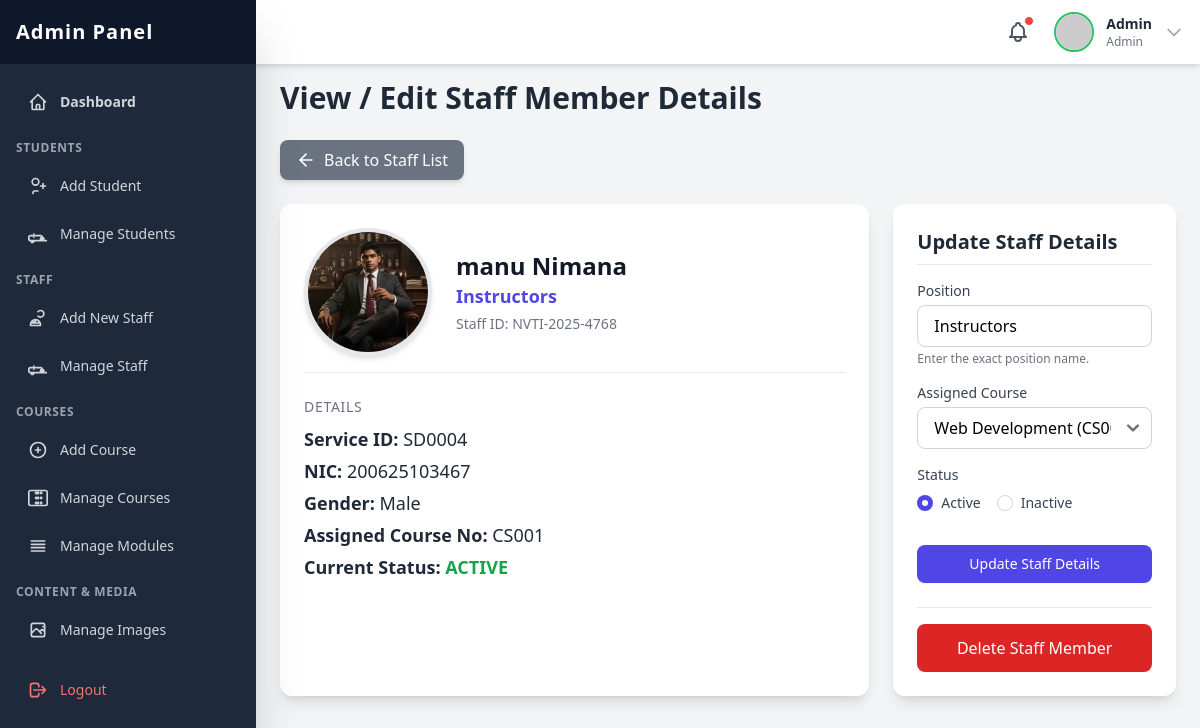
The app's page /admin/pages/view_staff_details.php?staff_id=NVTI-2025-4768 (signed in), older data.
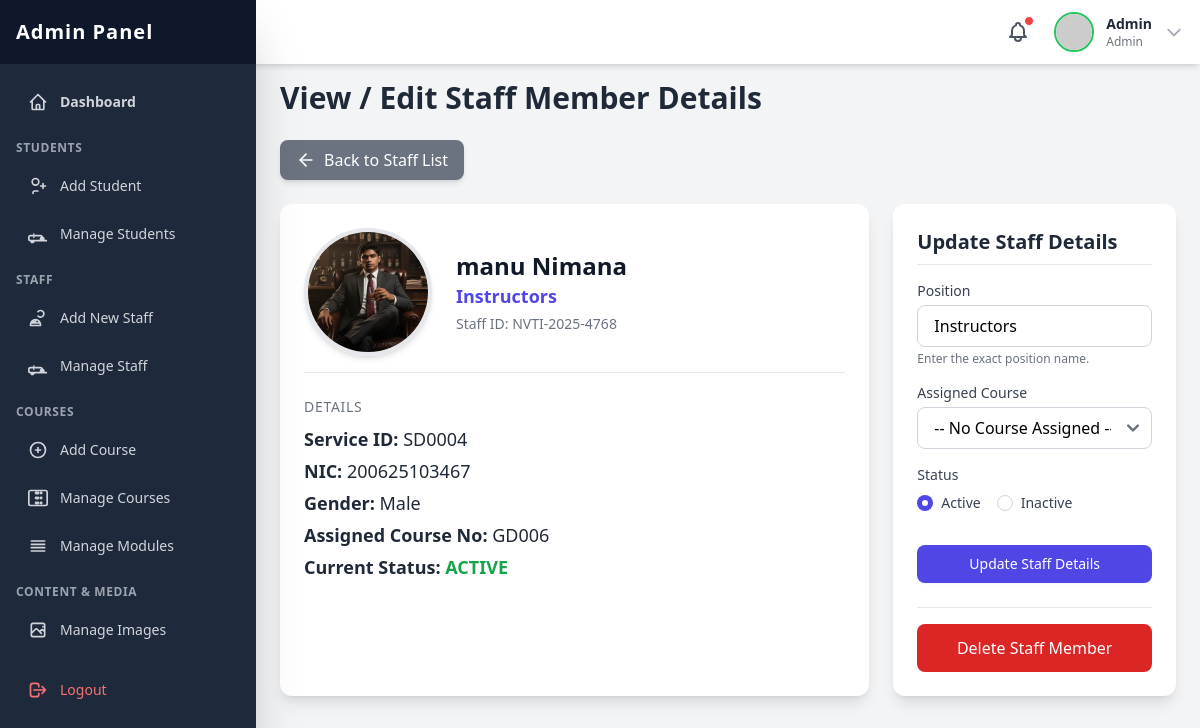
The same page, newer data.
### tables this page shows
CREATE TABLE `staff` (
  `id` int(11) NOT NULL,
  `staff_id` varchar(20) NOT NULL,
  `service_id` varchar(20) NOT NULL,
  `first_name` varchar(50) NOT NULL,
  `last_name` varchar(50) NOT NULL,
  `nic` varchar(15) NOT NULL,
  `gender` varchar(10) NOT NULL,
  `password` varchar(255) NOT NULL,
  `position` varchar(100) NOT NULL,
  `course_no` varchar(20) DEFAULT NULL,
  `profile_photo` varchar(255) DEFAULT NULL,
  `status` enum('active','inactive') NOT NULL DEFAULT 'active'
);

### admin/pages/view_staff_details.php (the view, shortened to what the changed rows need)
<?php
include_once('../include/header.php');
include_once('../../include/connection.php');
$courses = [];
$courses_query = "SELECT course_no, course_name FROM course WHERE status = 'active' ORDER BY course_name";
$courses_result = $con->query($courses_query);
if ($courses_result && $courses_result->num_rows > 0) {
    while ($row = $courses_result->fetch_assoc()) {
        $courses[] = $row;
    }
}
$staff_id_to_view = trim($_GET['staff_id']);
$query = "SELECT * FROM staff WHERE staff_id = ?";
$stmt = $con->prepare($query);
$stmt->bind_param("s", $staff_id_to_view);
$stmt->execute();
$result = $stmt->get_result();
if ($result->num_rows == 1) {
    $staff = $result->fetch_assoc();
    $photo_url = "https://placehold.co/150x150/a0aec0/ffffff?text=" . substr($staff['first_name'], 0, 1);
    if (!empty($staff['profile_photo']) && file_exists('../../uploads/profile_photos/' . $staff['profile_photo'])) {
        $photo_url = '../../uploads/profile_photos/' . $staff['profile_photo'];
    }
    $is_instructor = ($staff['position'] === 'Instructors');
} else {
    echo "<div class='p-6'><p class='text-red-500'>Error: No staff member found with ID: " . htmlspecialchars($staff_id_to_view) . "</p></div>";
    $stmt->close();
    $con->close();
    include_once('../include/footer.php');
    exit();
}
?>
<h2 class="text-3xl font-bold text-gray-800 mb-6">View / Edit Staff Member Details</h2>
<div class="grid grid-cols-1 lg:grid-cols-3 gap-6">
    <div class="lg:col-span-2 bg-white p-6 rounded-xl shadow-lg">
        <div class="flex flex-col sm:flex-row items-center border-b pb-4 mb-6 gap-6">
            <img
                src="<?php echo $photo_url; ?>"
                alt="<?php echo htmlspecialchars($staff['first_name'] . ' ' . $staff['last_name']); ?>"
                class="w-32 h-32 rounded-full object-cover shadow-md flex-shrink-0 border-4 border-gray-200"
            >
            <div>
                <h3 class="text-2xl font-bold text-gray-900"><?php echo htmlspecialchars($staff['first_name'] . ' ' . $staff['last_name']); ?></h3>
                <p class="text-lg text-indigo-600 font-semibold"><?php echo htmlspecialchars($staff['position']); ?></p>
                <p class="text-sm text-gray-500 mt-1">Staff ID: <?php echo htmlspecialchars($staff['staff_id']); ?></p>
            </div>
        </div>
        <div class="space-y-4">
            <div>
                <div class="mt-2 text-lg text-gray-800 space-y-1">
                    <p><strong>Service ID:</strong> <?php echo htmlspecialchars($staff['service_id']); ?></p>
                    <p><strong>NIC:</strong> <?php echo htmlspecialchars($staff['nic']); ?></p>
                    <p><strong>Gender:</strong> <?php echo htmlspecialchars($staff['gender']); ?></p>
                     <?php if(!empty($staff['course_no'])): ?>
                     <p><strong>Assigned Course No:</strong> <?php echo htmlspecialchars($staff['course_no']); ?></p>
                     <?php endif; ?>
                     <p><strong>Current Status:</strong>
                        <?php if ($staff['status'] == 'active'): ?>
                            <span class="font-semibold text-green-600">ACTIVE</span>
                        <?php else: ?>
                            <span class="font-semibold text-red-600">INACTIVE</span>
                        <?php endif; ?>
                     </p>
                </div>
            </div>
        </div>
    </div>
    <div class="lg:col-span-1">
        <div class="bg-white p-6 rounded-xl shadow-lg sticky top-28">
            <form action="../lib/staff_action_handler.php" method="POST" class="space-y-4">
                <div>
                    <label for="position" class="block text-sm font-medium text-gray-700 mb-1">Position</label>
                    <input type="text" id="position" name="position" required
                           value="<?php echo htmlspecialchars($staff['position']); ?>"
                           class="w-full px-4 py-2 border border-gray-300 rounded-lg focus:outline-none focus:ring-2 focus:ring-indigo-500"
                           placeholder="e.g., Instructors, Clerk">
                     <p class="text-xs text-gray-500 mt-1">Enter the exact position name.</p>
                </div>
                <div>
                    <label for="course_no" class="block text-sm font-medium text-gray-700 mb-1">Assigned Course</label>
                    <select id="course_no" name="course_no"
                            class="w-full px-4 py-2 border border-gray-300 rounded-lg bg-white focus:outline-none focus:ring-2 focus:ring-indigo-500 appearance-none
                            <?php if (!$is_instructor) echo 'bg-gray-100 cursor-not-allowed';  ?>"
                            <?php if (!$is_instructor) echo 'disabled';  ?> >
                        <option value="">-- No Course Assigned --</option>
                        <?php
                        foreach ($courses as $course) {
                            $selected = ($is_instructor && $staff['course_no'] == $course['course_no']) ? 'selected' : '';
                            echo '<option value="' . htmlspecialchars($course['course_no']) . '" ' . $selected . '>'
                                 . htmlspecialchars($course['course_name']) . ' (' . htmlspecialchars($course['course_no']) . ')'
                                 . '</option>';
                        }
                        ?>
                    </select>
                </div>
                <div>
                    <div class="flex items-center space-x-4">
                        <div class="flex items-center">
                            <input id="status_active" name="status" type="radio" value="active" <?php echo ($staff['status'] == 'active') ? 'checked' : ''; ?>
                                   class="h-4 w-4 text-indigo-600 border-gray-300 focus:ring-indigo-500">
                            <label for="status_active" class="ml-2 text-sm font-medium text-gray-700">Active</label>
                        </div>
                        <div class="flex items-center">
                            <input id="status_inactive" name="status" type="radio" value="inactive" <?php echo ($staff['status'] == 'inactive') ? 'checked' : ''; ?>
                                   class="h-4 w-4 text-indigo-600 border-gray-300 focus:ring-indigo-500">
                            <label for="status_inactive" class="ml-2 text-sm font-medium text-gray-700">Inactive</label>
                        </div>
                    </div>
                </div>
            </form>
        </div>
    </div>
</div>
<?php
include_once('../include/footer.php');
?>

Row changes from the older to the newer data that the page shows:
changed staff "manu Nimana": course_no "CS001" → "GD006"; course_no (not shown) → "-- No Course Assigned --"
Text that changed along with them:
form field course_no: "Web Development (CS001)" → (not shown)
